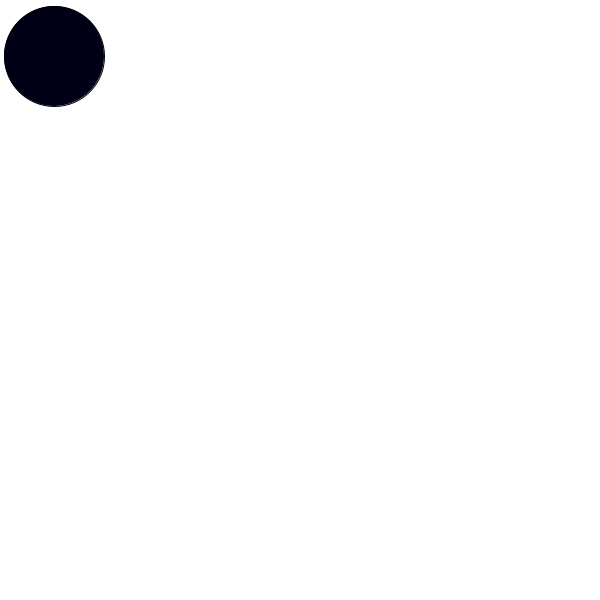
Frame 1 (no input)
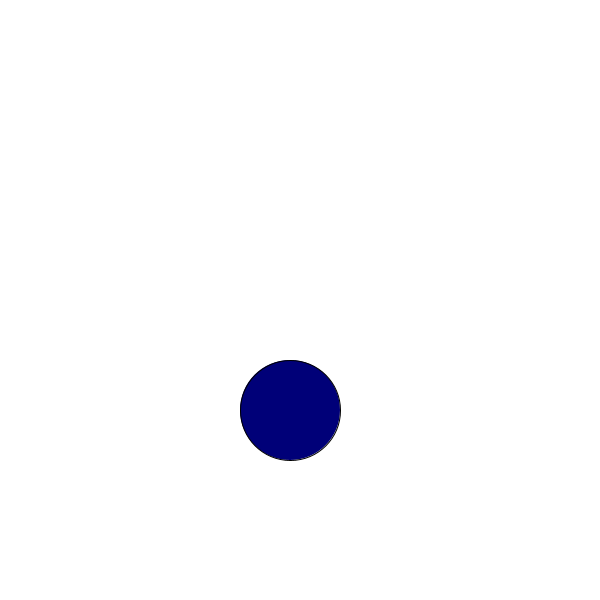
Frame 60 (the mouse pressed at the canvas centre just before this capture)
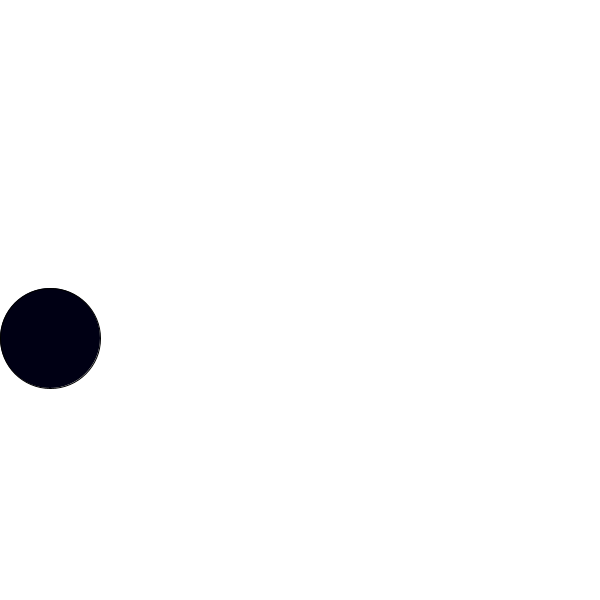
Frame 120 (the mouse held since frame 60 and released just before this capture)

The Processing sketch that drew these frames (run headless with seeded random() and noise(); from frame 60 on, the mouse is pressed at the canvas centre):

// Processing sketch: processing_43061
// ── processing_43061.pde

// next step, create a button using circles and booleans 


float dia = 100;
float x = dia/2;
float y = dia/2;
float xspeed = 4;
float yspeed = 6;
float col;
float colChange = xspeed-1;




void setup() {

  size (600, 600);
  smooth();
}

void draw () {

  background(255);

  x = x + xspeed;
  y = y + yspeed;
  col = x/2.4;



  fill (0, 0, col);
  ellipse (x, y, dia, dia);


  if (x > width-dia/2 || x < dia/2) {
    xspeed = xspeed * -1;
  }
  
  if (y > height-dia/2 || y < dia/2) {
    yspeed = yspeed * -1; 
  }


  
  
  
}
  void mousePressed (){
    xspeed = xspeed * -1;
        
  }
  
  
  
  void keyPressed (){
    if (key == 'f'){
      xspeed = xspeed * 2;
      yspeed = yspeed * 2;
    }
       
     if (key == 's') {
       xspeed = xspeed / 2;
       yspeed = yspeed / 2;
     }
  }
  
       
    
 /* I want to make it go faster when  press any key
 yet I don't know how to assign specific funtions to key [pressed.
 */
  
    
